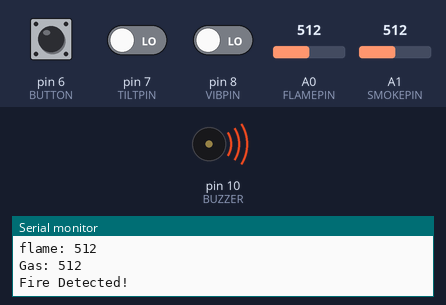
Bench run of a sketch on a simulated Arduino Uno, built with avr-gcc and run on an emulated ATmega328P. Shown: buzzer (waves = sounding), the last lines printed to the serial monitor. The test bench sets the inputs (shaded band); at power-on: pin 6 (BUTTON) HIGH, A1 (SMOKEPIN) = 512, A0 (FLAMEPIN) = 512, pin 7 (TILTPIN) LOW, pin 8 (VIBPIN) LOW.

Above: at 1.3 s.
1.4 s: pin 6 (BUTTON) pulled LOW for 1 s
At 2.2 s:
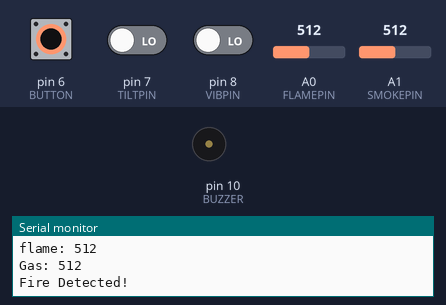
6.9 s: A1 (SMOKEPIN) set to 107
9.9 s: A1 (SMOKEPIN) set to 94
12.9 s: pin 6 (BUTTON) pulled LOW for 0.6 s
At 14.1 s:
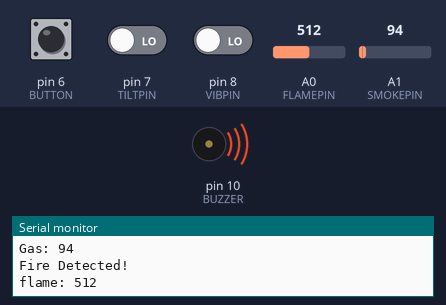
15.0 s: A0 (FLAMEPIN) set to 198
Timing chart, 0 to 18.0 s (numbered marks = the images above; inputs shaded):
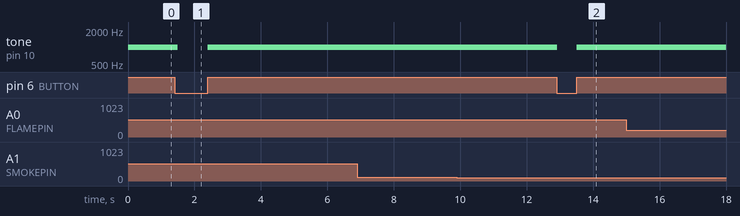

Measured:
- after the input at 1.4 s, tone on pin 10 (BUZZER): 1000 Hz → silent after 0.10 s, → 1000 Hz 0.90 s later
- after the input at 12.9 s, tone on pin 10 (BUZZER): 1000 Hz → silent at once, → 1000 Hz 0.58 s later

The sketch:

tugas3.ino
```cpp
#define TILTPIN 7
#define VIBPIN 8
#define FLAMEPIN A0
#define SMOKEPIN A1
#define BUZZER 10
#define BUTTON 6

const int flameMin = 0;
const int flameMax = 1024;
int smokeReading = 0;
int flameReading = 0;
bool isSerem = false;

void setup()
{
  // put your setup code here, to run once:
  Serial.begin(1200);
  pinMode(TILTPIN, INPUT);
  pinMode(VIBPIN, INPUT);
  pinMode(BUZZER, OUTPUT);
  pinMode(BUTTON, INPUT_PULLUP);
}

int currentState = LOW;

void loop()
{
  // put your main code here, to run repeatedly:
  currentState = digitalRead(BUTTON);

  // Flame
  flameReading = analogRead(FLAMEPIN);
  // int range = map(flameReading, flameMin, flameMax, 0, 3);
  // Serial.println("Flame: ");
  // Serial.println(flameReading);

  // range value:
  // switch (range) {
  // case 0:    //No fire detected
  //   Serial.println("** Νο Fire **");
  //   break;
  // case 1:    // A fire between 1-3 feet away.
  //   Serial.println("** Fire **");

  // }

  // Tilt
  int tiltReading = digitalRead(TILTPIN);
  // Serial.println(tiltReading);
  // if (tiltReading == HIGH){
  //   Serial.println("Tilted");
  // } else {
  //   Serial.println("Not tilted");
  // }

  // Vibration
  int vibReading = digitalRead(VIBPIN);
  // if (vibReading == HIGH) {
  //   Serial.println("Vibrated");
  // } else {
  //   Serial.println("Not vibrated");
  // }

  // Smoke
  smokeReading = analogRead(SMOKEPIN);
  // Serial.println("Smoke: ");
  // Serial.println(smokeReading);

  if (isSerem)
  {
    tone(BUZZER, 1000);
    delay(500);
    noTone(BUZZER);
    tone(BUZZER, 3000);
    delay(500);
    noTone(BUZZER);
    Serial.println("sinji");
  }

  if (currentState == HIGH)
  {
    if (isEarthquake(tiltReading, vibReading) && isFire(smokeReading, flameReading))
    {
      Serial.println("Earthquake and Fire!!");
      isSerem = true;
    }

    // Fire
    else if (isFire(smokeReading, flameReading))
    {
      Serial.println("Fire Detected!");
      tone(BUZZER, 1000);
      delay(500);
    }

    // Earthquake
    else if (isEarthquake(tiltReading, vibReading))
    {
      Serial.println("Earthquake Detected!");
      tone(BUZZER, 2000);
      delay(500);
    }
  }

  if (currentState != HIGH)
  {
    isSerem = false;
    noTone(BUZZER);
  }
}

bool isEarthquake(int tiltReading, int vibReading)
{
  return (tiltReading == HIGH) && (vibReading == HIGH);
}

bool isFire(int smokeReading, int flameReading)
{
  Serial.print("flame: ");
  Serial.println(flameReading);
  Serial.print("Gas: ");
  Serial.println(smokeReading);
  return (flameReading >= 191) && (smokeReading >= 55);
}
```
